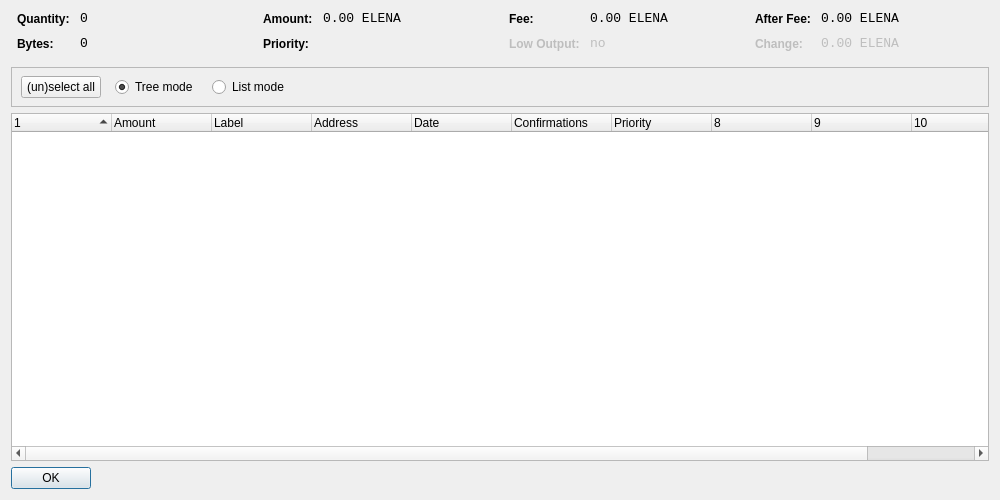
<?xml version="1.0" encoding="UTF-8"?>
<ui version="4.0">
 <class>CoinControlDialog</class>
 <widget class="QDialog" name="CoinControlDialog">
  <property name="geometry">
   <rect>
    <x>0</x>
    <y>0</y>
    <width>1000</width>
    <height>500</height>
   </rect>
  </property>
  <property name="windowTitle">
   <string>Coin Control</string>
  </property>
  <layout class="QVBoxLayout" name="verticalLayout">
   <item>
    <layout class="QHBoxLayout" name="horizontalLayoutTop" stretch="0,0,0,0">
     <property name="topMargin">
      <number>0</number>
     </property>
     <property name="bottomMargin">
      <number>10</number>
     </property>
     <item>
      <layout class="QFormLayout" name="formLayoutCoinControl1">
       <property name="horizontalSpacing">
        <number>10</number>
       </property>
       <property name="verticalSpacing">
        <number>10</number>
       </property>
       <property name="leftMargin">
        <number>6</number>
       </property>
       <property name="rightMargin">
        <number>6</number>
       </property>
       <item row="0" column="0">
        <widget class="QLabel" name="labelCoinControlQuantityText">
         <property name="styleSheet">
          <string notr="true">font-weight:bold;</string>
         </property>
         <property name="text">
          <string>Quantity:</string>
         </property>
        </widget>
       </item>
       <item row="0" column="1">
        <widget class="QLabel" name="labelCoinControlQuantity">
         <property name="font">
          <font>
           <family>Monospace</family>
           <pointsize>10</pointsize>
          </font>
         </property>
         <property name="cursor">
          <cursorShape>IBeamCursor</cursorShape>
         </property>
         <property name="contextMenuPolicy">
          <enum>Qt::ActionsContextMenu</enum>
         </property>
         <property name="text">
          <string notr="true">0</string>
         </property>
         <property name="textInteractionFlags">
          <set>Qt::LinksAccessibleByMouse|Qt::TextSelectableByKeyboard|Qt::TextSelectableByMouse</set>
         </property>
        </widget>
       </item>
       <item row="1" column="0">
        <widget class="QLabel" name="labelCoinControlBytesText">
         <property name="styleSheet">
          <string notr="true">font-weight:bold;</string>
         </property>
         <property name="text">
          <string>Bytes:</string>
         </property>
        </widget>
       </item>
       <item row="1" column="1">
        <widget class="QLabel" name="labelCoinControlBytes">
         <property name="font">
          <font>
           <family>Monospace</family>
           <pointsize>10</pointsize>
          </font>
         </property>
         <property name="cursor">
          <cursorShape>IBeamCursor</cursorShape>
         </property>
         <property name="contextMenuPolicy">
          <enum>Qt::ActionsContextMenu</enum>
         </property>
         <property name="text">
          <string notr="true">0</string>
         </property>
         <property name="textInteractionFlags">
          <set>Qt::LinksAccessibleByMouse|Qt::TextSelectableByKeyboard|Qt::TextSelectableByMouse</set>
         </property>
        </widget>
       </item>
      </layout>
     </item>
     <item>
      <layout class="QFormLayout" name="formLayoutCoinControl2">
       <property name="horizontalSpacing">
        <number>10</number>
       </property>
       <property name="verticalSpacing">
        <number>10</number>
       </property>
       <property name="leftMargin">
        <number>6</number>
       </property>
       <property name="rightMargin">
        <number>6</number>
       </property>
       <item row="0" column="0">
        <widget class="QLabel" name="labelCoinControlAmountText">
         <property name="styleSheet">
          <string notr="true">font-weight:bold;</string>
         </property>
         <property name="text">
          <string>Amount:</string>
         </property>
        </widget>
       </item>
       <item row="0" column="1">
        <widget class="QLabel" name="labelCoinControlAmount">
         <property name="font">
          <font>
           <family>Monospace</family>
           <pointsize>10</pointsize>
          </font>
         </property>
         <property name="cursor">
          <cursorShape>IBeamCursor</cursorShape>
         </property>
         <property name="contextMenuPolicy">
          <enum>Qt::ActionsContextMenu</enum>
         </property>
         <property name="text">
          <string notr="true">0.00 ELENA</string>
         </property>
         <property name="textInteractionFlags">
          <set>Qt::LinksAccessibleByMouse|Qt::TextSelectableByKeyboard|Qt::TextSelectableByMouse</set>
         </property>
        </widget>
       </item>
       <item row="1" column="0">
        <widget class="QLabel" name="labelCoinControlPriorityText">
         <property name="styleSheet">
          <string notr="true">font-weight:bold;</string>
         </property>
         <property name="text">
          <string>Priority:</string>
         </property>
        </widget>
       </item>
       <item row="1" column="1">
        <widget class="QLabel" name="labelCoinControlPriority">
         <property name="font">
          <font>
           <family>Monospace</family>
           <pointsize>10</pointsize>
          </font>
         </property>
         <property name="cursor">
          <cursorShape>IBeamCursor</cursorShape>
         </property>
         <property name="contextMenuPolicy">
          <enum>Qt::ActionsContextMenu</enum>
         </property>
         <property name="text">
          <string/>
         </property>
         <property name="textInteractionFlags">
          <set>Qt::LinksAccessibleByMouse|Qt::TextSelectableByKeyboard|Qt::TextSelectableByMouse</set>
         </property>
        </widget>
       </item>
      </layout>
     </item>
     <item>
      <layout class="QFormLayout" name="formLayoutCoinControl3">
       <property name="horizontalSpacing">
        <number>10</number>
       </property>
       <property name="verticalSpacing">
        <number>10</number>
       </property>
       <property name="leftMargin">
        <number>6</number>
       </property>
       <property name="rightMargin">
        <number>6</number>
       </property>
       <item row="0" column="0">
        <widget class="QLabel" name="labelCoinControlFeeText">
         <property name="styleSheet">
          <string notr="true">font-weight:bold;</string>
         </property>
         <property name="text">
          <string>Fee:</string>
         </property>
        </widget>
       </item>
       <item row="0" column="1">
        <widget class="QLabel" name="labelCoinControlFee">
         <property name="font">
          <font>
           <family>Monospace</family>
           <pointsize>10</pointsize>
          </font>
         </property>
         <property name="cursor">
          <cursorShape>IBeamCursor</cursorShape>
         </property>
         <property name="contextMenuPolicy">
          <enum>Qt::ActionsContextMenu</enum>
         </property>
         <property name="text">
          <string notr="true">0.00 ELENA</string>
         </property>
         <property name="textInteractionFlags">
          <set>Qt::LinksAccessibleByMouse|Qt::TextSelectableByKeyboard|Qt::TextSelectableByMouse</set>
         </property>
        </widget>
       </item>
       <item row="1" column="0">
        <widget class="QLabel" name="labelCoinControlLowOutputText">
         <property name="enabled">
          <bool>false</bool>
         </property>
         <property name="styleSheet">
          <string notr="true">font-weight:bold;</string>
         </property>
         <property name="text">
          <string>Low Output:</string>
         </property>
        </widget>
       </item>
       <item row="1" column="1">
        <widget class="QLabel" name="labelCoinControlLowOutput">
         <property name="enabled">
          <bool>false</bool>
         </property>
         <property name="font">
          <font>
           <family>Monospace</family>
           <pointsize>10</pointsize>
          </font>
         </property>
         <property name="cursor">
          <cursorShape>IBeamCursor</cursorShape>
         </property>
         <property name="contextMenuPolicy">
          <enum>Qt::ActionsContextMenu</enum>
         </property>
         <property name="text">
          <string notr="true">no</string>
         </property>
         <property name="textInteractionFlags">
          <set>Qt::LinksAccessibleByMouse|Qt::TextSelectableByKeyboard|Qt::TextSelectableByMouse</set>
         </property>
        </widget>
       </item>
      </layout>
     </item>
     <item>
      <layout class="QFormLayout" name="formLayoutCoinControl4">
       <property name="horizontalSpacing">
        <number>10</number>
       </property>
       <property name="verticalSpacing">
        <number>10</number>
       </property>
       <property name="leftMargin">
        <number>6</number>
       </property>
       <property name="rightMargin">
        <number>6</number>
       </property>
       <item row="0" column="0">
        <widget class="QLabel" name="labelCoinControlAfterFeeText">
         <property name="styleSheet">
          <string notr="true">font-weight:bold;</string>
         </property>
         <property name="text">
          <string>After Fee:</string>
         </property>
        </widget>
       </item>
       <item row="0" column="1">
        <widget class="QLabel" name="labelCoinControlAfterFee">
         <property name="font">
          <font>
           <family>Monospace</family>
           <pointsize>10</pointsize>
          </font>
         </property>
         <property name="cursor">
          <cursorShape>IBeamCursor</cursorShape>
         </property>
         <property name="contextMenuPolicy">
          <enum>Qt::ActionsContextMenu</enum>
         </property>
         <property name="text">
          <string notr="true">0.00 ELENA</string>
         </property>
         <property name="textInteractionFlags">
          <set>Qt::LinksAccessibleByMouse|Qt::TextSelectableByKeyboard|Qt::TextSelectableByMouse</set>
         </property>
        </widget>
       </item>
       <item row="1" column="0">
        <widget class="QLabel" name="labelCoinControlChangeText">
         <property name="enabled">
          <bool>false</bool>
         </property>
         <property name="styleSheet">
          <string notr="true">font-weight:bold;</string>
         </property>
         <property name="text">
          <string>Change:</string>
         </property>
        </widget>
       </item>
       <item row="1" column="1">
        <widget class="QLabel" name="labelCoinControlChange">
         <property name="enabled">
          <bool>false</bool>
         </property>
         <property name="font">
          <font>
           <family>Monospace</family>
           <pointsize>10</pointsize>
          </font>
         </property>
         <property name="cursor">
          <cursorShape>IBeamCursor</cursorShape>
         </property>
         <property name="contextMenuPolicy">
          <enum>Qt::ActionsContextMenu</enum>
         </property>
         <property name="text">
          <string notr="true">0.00 ELENA</string>
         </property>
         <property name="textInteractionFlags">
          <set>Qt::LinksAccessibleByMouse|Qt::TextSelectableByKeyboard|Qt::TextSelectableByMouse</set>
         </property>
        </widget>
       </item>
      </layout>
     </item>
    </layout>
   </item>
   <item>
    <widget class="QFrame" name="frame">
     <property name="minimumSize">
      <size>
       <width>0</width>
       <height>40</height>
      </size>
     </property>
     <property name="frameShape">
      <enum>QFrame::StyledPanel</enum>
     </property>
     <property name="frameShadow">
      <enum>QFrame::Sunken</enum>
     </property>
     <widget class="QWidget" name="horizontalLayoutWidget">
      <property name="geometry">
       <rect>
        <x>10</x>
        <y>0</y>
        <width>781</width>
        <height>41</height>
       </rect>
      </property>
      <layout class="QHBoxLayout" name="horizontalLayoutPanel" stretch="0,0,0,0,0">
       <property name="spacing">
        <number>14</number>
       </property>
       <item>
        <widget class="QPushButton" name="pushButtonSelectAll">
         <property name="sizePolicy">
          <sizepolicy hsizetype="Maximum" vsizetype="Fixed">
           <horstretch>0</horstretch>
           <verstretch>0</verstretch>
          </sizepolicy>
         </property>
         <property name="text">
          <string>(un)select all</string>
         </property>
        </widget>
       </item>
       <item>
        <widget class="QRadioButton" name="radioTreeMode">
         <property name="sizePolicy">
          <sizepolicy hsizetype="Maximum" vsizetype="Fixed">
           <horstretch>0</horstretch>
           <verstretch>0</verstretch>
          </sizepolicy>
         </property>
         <property name="text">
          <string>Tree mode</string>
         </property>
         <property name="checked">
          <bool>true</bool>
         </property>
        </widget>
       </item>
       <item>
        <widget class="QRadioButton" name="radioListMode">
         <property name="sizePolicy">
          <sizepolicy hsizetype="Maximum" vsizetype="Fixed">
           <horstretch>0</horstretch>
           <verstretch>0</verstretch>
          </sizepolicy>
         </property>
         <property name="text">
          <string>List mode</string>
         </property>
        </widget>
       </item>
       <item>
        <spacer name="horizontalSpacer">
         <property name="orientation">
          <enum>Qt::Horizontal</enum>
         </property>
         <property name="sizeHint" stdset="0">
          <size>
           <width>40</width>
           <height>20</height>
          </size>
         </property>
        </spacer>
       </item>
      </layout>
     </widget>
    </widget>
   </item>
   <item>
    <widget class="CoinControlTreeWidget" name="treeWidget">
     <property name="contextMenuPolicy">
      <enum>Qt::CustomContextMenu</enum>
     </property>
     <property name="sortingEnabled">
      <bool>false</bool>
     </property>
     <property name="columnCount">
      <number>11</number>
     </property>
     <attribute name="headerShowSortIndicator" stdset="0">
      <bool>true</bool>
     </attribute>
     <attribute name="headerStretchLastSection">
      <bool>false</bool>
     </attribute>
     <column>
      <property name="text">
       <string/>
      </property>
     </column>
     <column>
      <property name="text">
       <string>Amount</string>
      </property>
     </column>
     <column>
      <property name="text">
       <string>Label</string>
      </property>
     </column>
     <column>
      <property name="text">
       <string>Address</string>
      </property>
     </column>
     <column>
      <property name="text">
       <string>Date</string>
      </property>
     </column>
     <column>
      <property name="text">
       <string>Confirmations</string>
      </property>
      <property name="toolTip">
       <string>Confirmed</string>
      </property>
     </column>
     <column>
      <property name="text">
       <string>Priority</string>
      </property>
     </column>
     <column>
      <property name="text">
       <string/>
      </property>
     </column>
     <column>
      <property name="text">
       <string/>
      </property>
     </column>
     <column>
      <property name="text">
       <string/>
      </property>
     </column>
     <column>
      <property name="text">
       <string/>
      </property>
     </column>
    </widget>
   </item>
   <item>
    <widget class="QDialogButtonBox" name="buttonBox">
     <property name="sizePolicy">
      <sizepolicy hsizetype="Maximum" vsizetype="Fixed">
       <horstretch>0</horstretch>
       <verstretch>0</verstretch>
      </sizepolicy>
     </property>
     <property name="orientation">
      <enum>Qt::Horizontal</enum>
     </property>
     <property name="standardButtons">
      <set>QDialogButtonBox::Ok</set>
     </property>
    </widget>
   </item>
  </layout>
 </widget>
 <customwidgets>
  <customwidget>
   <class>CoinControlTreeWidget</class>
   <extends>QTreeWidget</extends>
   <header>coincontroltreewidget.h</header>
  </customwidget>
 </customwidgets>
 <resources/>
 <connections/>
</ui>
